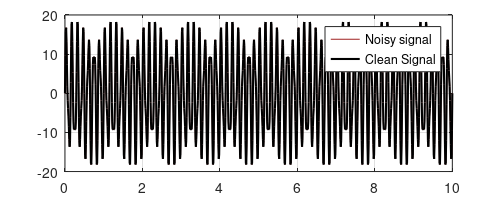
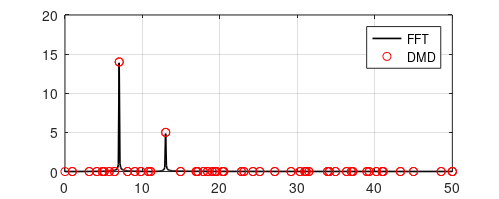

Here is the MATLAB script that generated these plots, in order:
clear all, close all, clc

dt = .01;       % time step of signal
L = 10;
t = 0:dt:L;

% signal: sum of two sines at 13Hz and 7Hz
xclean = (14*sin(7*2*pi*t)+5*sin(13*2*pi*t));
% add noise to signal
x = xclean + 0*randn(size(xclean));
ylim([-40 40])
plot(t,x,'Color',[.7 .3 .3],'LineWidth',.9), hold on
plot(t,xclean,'k','LineWidth',1.5)
legend('Noisy signal','Clean Signal')
grid on
set(gcf,'Position',[100 100 500 200])
set(gcf,'PaperPositionMode','auto')
% print('-depsc2', '-loose', '../figures/FFTDMD_signal');
%%
figure
xhat = fft(x);
N = length(t);  % number of samples
xpower = abs(xhat(1:N/2+1))*2/N;
Fs = 1/dt;      % sampling frequency
freqs = Fs*(0:(N/2))/N;
plot(freqs,xpower,'k','LineWidth',1.2)
grid on, hold on

%%
% better de-noising with larger kshift
s = 500;  % number of times to shift-stack signal
for k = 1:s
    X(k,:) = x(k:end-s+k);
end
[U,S,V] = svd(X(:,1:end-1),'econ');

% keep 50 modes and compute DMD spectrum Lambda
r = 100;
Atilde = U(:,1:r)'*X(:,2:end)*V(:,1:r)*inv(S(1:r,1:r));
[W,Lambda] = eig(Atilde);
% convert eigenvalues to continuous time
DMDfreqs = log(diag(Lambda))/dt/2/pi;  
Phi = X(:,2:end)*V(:,1:r)*inv(S(1:r,1:r))*W;

% mode amplitude  (based on first snapshot)
b = Phi\X(:,1);  
%  need to scale power by 2/sqrt(s)
DMDpower = abs(b)*2/sqrt(s) 

scatter(abs(imag(DMDfreqs)),DMDpower,'r')
legend('FFT','DMD')

set(gcf,'Position',[100 100 500 200])
set(gcf,'PaperPositionMode','auto')
% print('-depsc2', '-loose', '../figures/FFTDMD_spectrum');